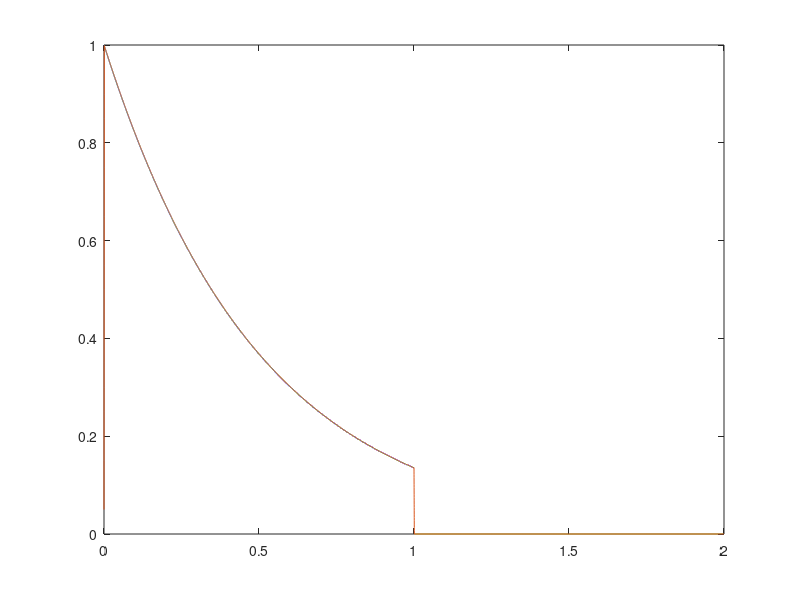

This figure's MATLAB source:
t = 0:0.00005:1;
tl = linspace(0, 2, 40001);
delta = [];
y = exp(-2 * t);

for i = t                           % delta function of 1000 * 1/1000
    if i < 1 / 1000
        delta = [delta, 1000];
    else
        delta = [delta, 0];
    end
end

plot(t, y);
hold on
plot(tl, conv(y, delta) / 20000);   % discrete convolution with adjustment to dt